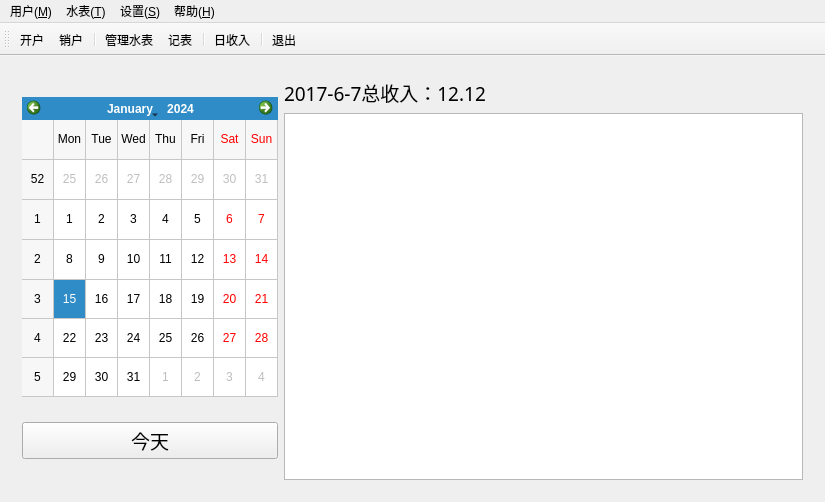
<?xml version="1.0" encoding="UTF-8"?>
<ui version="4.0">
 <class>MainWindow</class>
 <widget class="QMainWindow" name="MainWindow">
  <property name="geometry">
   <rect>
    <x>0</x>
    <y>0</y>
    <width>825</width>
    <height>502</height>
   </rect>
  </property>
  <property name="windowTitle">
   <string>山西大学大东关校区水费管理系统</string>
  </property>
  <property name="windowIcon">
   <iconset resource="source.qrc">
    <normaloff>:/img/image/water.png</normaloff>:/img/image/water.png</iconset>
  </property>
  <widget class="QWidget" name="centralWidget">
   <layout class="QGridLayout" name="gridLayout_10">
    <item row="0" column="0">
     <widget class="QStackedWidget" name="pages">
      <property name="layoutDirection">
       <enum>Qt::LeftToRight</enum>
      </property>
      <property name="autoFillBackground">
       <bool>false</bool>
      </property>
      <property name="currentIndex">
       <number>4</number>
      </property>
      <widget class="QWidget" name="welcomePage">
       <layout class="QGridLayout" name="gridLayout_5">
        <item row="0" column="0">
         <widget class="QLabel" name="label_6">
          <property name="text">
           <string/>
          </property>
          <property name="pixmap">
           <pixmap resource="source.qrc">:/img/image/water.png</pixmap>
          </property>
          <property name="alignment">
           <set>Qt::AlignCenter</set>
          </property>
         </widget>
        </item>
        <item row="1" column="0">
         <widget class="QLabel" name="label_5">
          <property name="font">
           <font>
            <family>宋体</family>
            <pointsize>20</pointsize>
            <weight>75</weight>
            <bold>true</bold>
           </font>
          </property>
          <property name="text">
           <string>欢迎来到山西大学大东关校区水费管理系统！</string>
          </property>
          <property name="alignment">
           <set>Qt::AlignHCenter|Qt::AlignTop</set>
          </property>
         </widget>
        </item>
       </layout>
      </widget>
      <widget class="QWidget" name="addUserPage">
       <layout class="QGridLayout" name="gridLayout_9">
        <item row="2" column="1">
         <widget class="QGroupBox" name="groupBox_4">
          <property name="font">
           <font>
            <family>微软雅黑</family>
            <pointsize>12</pointsize>
           </font>
          </property>
          <property name="title">
           <string/>
          </property>
          <property name="flat">
           <bool>true</bool>
          </property>
          <layout class="QGridLayout" name="gridLayout_4">
           <item row="0" column="1">
            <widget class="QLineEdit" name="editAddUserName">
             <property name="font">
              <font>
               <family>微软雅黑</family>
               <pointsize>12</pointsize>
              </font>
             </property>
             <property name="text">
              <string/>
             </property>
             <property name="clearButtonEnabled">
              <bool>true</bool>
             </property>
            </widget>
           </item>
           <item row="3" column="1">
            <widget class="QComboBox" name="cbAddUserFloor"/>
           </item>
           <item row="0" column="0">
            <widget class="QLabel" name="label_4">
             <property name="font">
              <font>
               <family>微软雅黑</family>
               <pointsize>12</pointsize>
              </font>
             </property>
             <property name="text">
              <string>户主：</string>
             </property>
            </widget>
           </item>
           <item row="3" column="0">
            <widget class="QLabel" name="label_7">
             <property name="font">
              <font>
               <family>微软雅黑</family>
               <pointsize>12</pointsize>
              </font>
             </property>
             <property name="text">
              <string>楼栋： </string>
             </property>
            </widget>
           </item>
           <item row="5" column="1">
            <widget class="QComboBox" name="cbAddUserNumber1"/>
           </item>
           <item row="4" column="1">
            <widget class="QComboBox" name="cbAddUserUnit"/>
           </item>
           <item row="5" column="0">
            <widget class="QLabel" name="label_17">
             <property name="font">
              <font>
               <family>微软雅黑</family>
               <pointsize>12</pointsize>
              </font>
             </property>
             <property name="text">
              <string>门牌1：</string>
             </property>
            </widget>
           </item>
           <item row="6" column="0">
            <widget class="QLabel" name="label_18">
             <property name="font">
              <font>
               <family>微软雅黑</family>
               <pointsize>12</pointsize>
              </font>
             </property>
             <property name="text">
              <string>门牌2：</string>
             </property>
            </widget>
           </item>
           <item row="4" column="0">
            <widget class="QLabel" name="label_8">
             <property name="font">
              <font>
               <family>微软雅黑</family>
               <pointsize>12</pointsize>
              </font>
             </property>
             <property name="text">
              <string>单元：</string>
             </property>
            </widget>
           </item>
           <item row="6" column="1">
            <widget class="QComboBox" name="cbAddUserNumber2">
             <item>
              <property name="text">
               <string>无</string>
              </property>
             </item>
            </widget>
           </item>
           <item row="1" column="1">
            <layout class="QHBoxLayout" name="horizontalLayout_2">
             <item>
              <widget class="QRadioButton" name="rbAddUserNormal">
               <property name="text">
                <string>普通用户</string>
               </property>
               <property name="checked">
                <bool>true</bool>
               </property>
              </widget>
             </item>
             <item>
              <widget class="QRadioButton" name="rbAddUserMerchant">
               <property name="text">
                <string>商户</string>
               </property>
              </widget>
             </item>
            </layout>
           </item>
          </layout>
         </widget>
        </item>
        <item row="0" column="1">
         <spacer name="verticalSpacer">
          <property name="orientation">
           <enum>Qt::Vertical</enum>
          </property>
          <property name="sizeHint" stdset="0">
           <size>
            <width>20</width>
            <height>40</height>
           </size>
          </property>
         </spacer>
        </item>
        <item row="3" column="1">
         <widget class="QPushButton" name="btnAddUserSubmit">
          <property name="font">
           <font>
            <family>微软雅黑</family>
            <pointsize>14</pointsize>
           </font>
          </property>
          <property name="text">
           <string>提交</string>
          </property>
         </widget>
        </item>
        <item row="2" column="0">
         <spacer name="horizontalSpacer">
          <property name="orientation">
           <enum>Qt::Horizontal</enum>
          </property>
          <property name="sizeHint" stdset="0">
           <size>
            <width>40</width>
            <height>20</height>
           </size>
          </property>
         </spacer>
        </item>
        <item row="2" column="2">
         <spacer name="horizontalSpacer_2">
          <property name="orientation">
           <enum>Qt::Horizontal</enum>
          </property>
          <property name="sizeHint" stdset="0">
           <size>
            <width>40</width>
            <height>20</height>
           </size>
          </property>
         </spacer>
        </item>
        <item row="4" column="1">
         <spacer name="verticalSpacer_2">
          <property name="orientation">
           <enum>Qt::Vertical</enum>
          </property>
          <property name="sizeHint" stdset="0">
           <size>
            <width>20</width>
            <height>40</height>
           </size>
          </property>
         </spacer>
        </item>
        <item row="1" column="1">
         <widget class="QLabel" name="label">
          <property name="font">
           <font>
            <family>微软雅黑</family>
            <pointsize>14</pointsize>
           </font>
          </property>
          <property name="text">
           <string>添加用户</string>
          </property>
          <property name="alignment">
           <set>Qt::AlignCenter</set>
          </property>
         </widget>
        </item>
       </layout>
      </widget>
      <widget class="QWidget" name="queryPage">
       <layout class="QGridLayout" name="gridLayout_8">
        <item row="0" column="0">
         <layout class="QHBoxLayout" name="horizontalLayout_3">
          <item>
           <widget class="QGroupBox" name="groupBox_3">
            <property name="font">
             <font>
              <family>微软雅黑</family>
              <pointsize>12</pointsize>
             </font>
            </property>
            <property name="title">
             <string>时间</string>
            </property>
            <layout class="QGridLayout" name="gridLayout_7">
             <item row="0" column="0">
              <widget class="QComboBox" name="cbQueryYear">
               <property name="font">
                <font>
                 <family>微软雅黑</family>
                 <pointsize>12</pointsize>
                </font>
               </property>
              </widget>
             </item>
             <item row="0" column="1">
              <widget class="QLabel" name="label_10">
               <property name="font">
                <font>
                 <family>微软雅黑</family>
                 <pointsize>12</pointsize>
                </font>
               </property>
               <property name="text">
                <string>年</string>
               </property>
              </widget>
             </item>
            </layout>
           </widget>
          </item>
          <item>
           <widget class="QGroupBox" name="gbQueryPolicy">
            <property name="font">
             <font>
              <family>微软雅黑</family>
              <pointsize>12</pointsize>
             </font>
            </property>
            <property name="title">
             <string>查询依据</string>
            </property>
            <property name="checkable">
             <bool>true</bool>
            </property>
            <property name="checked">
             <bool>false</bool>
            </property>
            <layout class="QGridLayout" name="gridLayout_3">
             <item row="0" column="0">
              <layout class="QHBoxLayout" name="horizontalLayout_4">
               <item>
                <widget class="QRadioButton" name="rbQueryByAddress">
                 <property name="font">
                  <font>
                   <family>微软雅黑</family>
                   <pointsize>12</pointsize>
                  </font>
                 </property>
                 <property name="text">
                  <string>地址</string>
                 </property>
                 <property name="checked">
                  <bool>true</bool>
                 </property>
                </widget>
               </item>
               <item>
                <widget class="QComboBox" name="cbQueryFloor">
                 <property name="font">
                  <font>
                   <family>微软雅黑</family>
                   <pointsize>12</pointsize>
                  </font>
                 </property>
                </widget>
               </item>
               <item>
                <widget class="QLabel" name="label_12">
                 <property name="font">
                  <font>
                   <family>微软雅黑</family>
                   <pointsize>12</pointsize>
                  </font>
                 </property>
                 <property name="text">
                  <string>栋</string>
                 </property>
                </widget>
               </item>
               <item>
                <widget class="QComboBox" name="cbQueryUnit">
                 <property name="font">
                  <font>
                   <family>微软雅黑</family>
                   <pointsize>12</pointsize>
                  </font>
                 </property>
                </widget>
               </item>
               <item>
                <widget class="QLabel" name="label_13">
                 <property name="font">
                  <font>
                   <family>微软雅黑</family>
                   <pointsize>12</pointsize>
                  </font>
                 </property>
                 <property name="text">
                  <string>单元</string>
                 </property>
                </widget>
               </item>
               <item>
                <widget class="QComboBox" name="cbQueryNumber">
                 <property name="font">
                  <font>
                   <family>微软雅黑</family>
                   <pointsize>12</pointsize>
                  </font>
                 </property>
                </widget>
               </item>
               <item>
                <widget class="QLabel" name="label_14">
                 <property name="font">
                  <font>
                   <family>微软雅黑</family>
                   <pointsize>12</pointsize>
                  </font>
                 </property>
                 <property name="text">
                  <string>号</string>
                 </property>
                </widget>
               </item>
              </layout>
             </item>
             <item row="1" column="0">
              <layout class="QHBoxLayout" name="horizontalLayout_6">
               <item>
                <widget class="QRadioButton" name="rbQueryByName">
                 <property name="font">
                  <font>
                   <family>微软雅黑</family>
                   <pointsize>12</pointsize>
                  </font>
                 </property>
                 <property name="text">
                  <string>户主</string>
                 </property>
                </widget>
               </item>
               <item>
                <widget class="QLineEdit" name="editQueryName">
                 <property name="enabled">
                  <bool>false</bool>
                 </property>
                 <property name="font">
                  <font>
                   <family>微软雅黑</family>
                   <pointsize>12</pointsize>
                  </font>
                 </property>
                 <property name="clearButtonEnabled">
                  <bool>true</bool>
                 </property>
                </widget>
               </item>
              </layout>
             </item>
            </layout>
           </widget>
          </item>
          <item>
           <widget class="QGroupBox" name="gbQueryPay">
            <property name="enabled">
             <bool>false</bool>
            </property>
            <property name="font">
             <font>
              <family>微软雅黑</family>
              <pointsize>12</pointsize>
             </font>
            </property>
            <property name="title">
             <string>缴费</string>
            </property>
            <property name="flat">
             <bool>false</bool>
            </property>
            <property name="checkable">
             <bool>true</bool>
            </property>
            <property name="checked">
             <bool>false</bool>
            </property>
            <layout class="QGridLayout" name="gridLayout_6">
             <item row="0" column="0">
              <widget class="QRadioButton" name="rbQueryPay">
               <property name="font">
                <font>
                 <family>微软雅黑</family>
                 <pointsize>12</pointsize>
                </font>
               </property>
               <property name="text">
                <string>是</string>
               </property>
               <property name="checked">
                <bool>true</bool>
               </property>
              </widget>
             </item>
             <item row="1" column="0">
              <widget class="QRadioButton" name="rbQueryNotPay">
               <property name="font">
                <font>
                 <family>微软雅黑</family>
                 <pointsize>12</pointsize>
                </font>
               </property>
               <property name="text">
                <string>否</string>
               </property>
              </widget>
             </item>
            </layout>
           </widget>
          </item>
          <item>
           <widget class="QPushButton" name="btnQuery">
            <property name="sizePolicy">
             <sizepolicy hsizetype="Expanding" vsizetype="Preferred">
              <horstretch>0</horstretch>
              <verstretch>0</verstretch>
             </sizepolicy>
            </property>
            <property name="font">
             <font>
              <family>微软雅黑</family>
              <pointsize>14</pointsize>
             </font>
            </property>
            <property name="text">
             <string>查询</string>
            </property>
            <property name="icon">
             <iconset>
              <normaloff>:/img/image/query.png</normaloff>:/img/image/query.png</iconset>
            </property>
            <property name="iconSize">
             <size>
              <width>32</width>
              <height>32</height>
             </size>
            </property>
            <property name="checkable">
             <bool>false</bool>
            </property>
            <property name="autoDefault">
             <bool>false</bool>
            </property>
            <property name="default">
             <bool>false</bool>
            </property>
            <property name="flat">
             <bool>false</bool>
            </property>
           </widget>
          </item>
         </layout>
        </item>
        <item row="1" column="0">
         <widget class="QTableView" name="tabQuery"/>
        </item>
       </layout>
      </widget>
      <widget class="QWidget" name="helpPage">
       <layout class="QGridLayout" name="gridLayout_2">
        <item row="0" column="0">
         <widget class="QTextBrowser" name="textBrowser">
          <property name="frameShape">
           <enum>QFrame::Box</enum>
          </property>
          <property name="frameShadow">
           <enum>QFrame::Sunken</enum>
          </property>
          <property name="html">
           <string>&lt;!DOCTYPE HTML PUBLIC &quot;-//W3C//DTD HTML 4.0//EN&quot; &quot;http://www.w3.org/TR/REC-html40/strict.dtd&quot;&gt;
&lt;html&gt;&lt;head&gt;&lt;meta name=&quot;qrichtext&quot; content=&quot;1&quot; /&gt;&lt;style type=&quot;text/css&quot;&gt;
p, li { white-space: pre-wrap; }
&lt;/style&gt;&lt;/head&gt;&lt;body style=&quot; font-family:'SimSun'; font-size:9pt; font-weight:400; font-style:normal;&quot;&gt;
&lt;p style=&quot; margin-top:12px; margin-bottom:12px; margin-left:0px; margin-right:0px; -qt-block-indent:0; text-indent:0px;&quot;&gt;&lt;span style=&quot; font-size:20pt; font-weight:600;&quot;&gt;尊敬的用户，欢迎您使用水费及卫生费管理系统！&lt;/span&gt;&lt;/p&gt;
&lt;p style=&quot; margin-top:12px; margin-bottom:12px; margin-left:0px; margin-right:0px; -qt-block-indent:0; text-indent:0px;&quot;&gt;&lt;span style=&quot; font-size:16pt; font-weight:600;&quot;&gt;开户功能&lt;/span&gt;&lt;span style=&quot; font-size:16pt;&quot;&gt;：您可以在这里添加新用户，并指定地址，前提是不能和已有的用户地址重复。如果重复的话，您必须先解决这些冲突！&lt;/span&gt;&lt;/p&gt;
&lt;p align=&quot;justify&quot; style=&quot; margin-top:12px; margin-bottom:12px; margin-left:0px; margin-right:0px; -qt-block-indent:0; text-indent:0px;&quot;&gt;&lt;span style=&quot; font-size:16pt; font-weight:600;&quot;&gt;销户功能&lt;/span&gt;&lt;span style=&quot; font-size:16pt;&quot;&gt;：您可以删除任意用户，请注意和他相关联的任何信息都将被删除（包括：水表记录，缴费记录）。&lt;/span&gt;&lt;span style=&quot; font-size:16pt; color:#ff0000;&quot;&gt;删除后不可恢复，请慎重使用此功能！&lt;/span&gt;&lt;/p&gt;
&lt;p style=&quot; margin-top:12px; margin-bottom:12px; margin-left:0px; margin-right:0px; -qt-block-indent:0; text-indent:0px;&quot;&gt;&lt;span style=&quot; font-size:16pt; font-weight:600;&quot;&gt;水表管理&lt;/span&gt;&lt;span style=&quot; font-size:16pt;&quot;&gt;：您可以在这里轻松管理所有用户的水表。&lt;/span&gt;&lt;/p&gt;
&lt;p style=&quot; margin-top:12px; margin-bottom:12px; margin-left:0px; margin-right:0px; -qt-block-indent:0; text-indent:0px;&quot;&gt;&lt;span style=&quot; font-size:16pt; font-weight:600;&quot;&gt;查询功能&lt;/span&gt;&lt;span style=&quot; font-size:16pt;&quot;&gt;：您可以选择根据时间查询，根据地址或户主查询，根据是否缴费查询用户的各项纪录。&lt;/span&gt;&lt;/p&gt;
&lt;p style=&quot; margin-top:12px; margin-bottom:12px; margin-left:0px; margin-right:0px; -qt-block-indent:0; text-indent:0px;&quot;&gt;&lt;span style=&quot; font-size:16pt; font-weight:600;&quot;&gt;缴费功能&lt;/span&gt;&lt;span style=&quot; font-size:16pt;&quot;&gt;：你可以使用此功能轻松完成用户缴费。系统将自动打印凭证。&lt;/span&gt;&lt;/p&gt;
&lt;p style=&quot; margin-top:12px; margin-bottom:12px; margin-left:0px; margin-right:0px; -qt-block-indent:0; text-indent:0px;&quot;&gt;&lt;span style=&quot; font-size:16pt; font-weight:600;&quot;&gt;记录功能&lt;/span&gt;&lt;span style=&quot; font-size:16pt;&quot;&gt;：在这里，您可以录入用户的水表信息！&lt;/span&gt;&lt;/p&gt;
&lt;p style=&quot; margin-top:12px; margin-bottom:12px; margin-left:0px; margin-right:0px; -qt-block-indent:0; text-indent:0px;&quot;&gt;&lt;span style=&quot; font-size:16pt; font-weight:600;&quot;&gt;退出功能&lt;/span&gt;&lt;span style=&quot; font-size:16pt;&quot;&gt;：您可以使用此功能退出系统！&lt;/span&gt;&lt;/p&gt;&lt;/body&gt;&lt;/html&gt;</string>
          </property>
          <property name="openLinks">
           <bool>false</bool>
          </property>
         </widget>
        </item>
       </layout>
      </widget>
      <widget class="QWidget" name="incomePage">
       <layout class="QGridLayout" name="gridLayout">
        <item row="0" column="0">
         <layout class="QVBoxLayout" name="verticalLayout">
          <item>
           <widget class="QCalendarWidget" name="calendarIncome">
            <property name="maximumSize">
             <size>
              <width>256</width>
              <height>300</height>
             </size>
            </property>
            <property name="gridVisible">
             <bool>true</bool>
            </property>
            <property name="navigationBarVisible">
             <bool>true</bool>
            </property>
            <property name="dateEditEnabled">
             <bool>true</bool>
            </property>
           </widget>
          </item>
          <item>
           <widget class="QPushButton" name="btnTodayIncome">
            <property name="sizePolicy">
             <sizepolicy hsizetype="Minimum" vsizetype="Fixed">
              <horstretch>0</horstretch>
              <verstretch>0</verstretch>
             </sizepolicy>
            </property>
            <property name="font">
             <font>
              <family>微软雅黑</family>
              <pointsize>14</pointsize>
             </font>
            </property>
            <property name="text">
             <string>今天</string>
            </property>
           </widget>
          </item>
         </layout>
        </item>
        <item row="0" column="1">
         <layout class="QVBoxLayout" name="verticalLayout_2">
          <item>
           <widget class="QLabel" name="lblIncome">
            <property name="font">
             <font>
              <family>微软雅黑</family>
              <pointsize>14</pointsize>
             </font>
            </property>
            <property name="text">
             <string>2017-6-7总收入：12.12</string>
            </property>
            <property name="alignment">
             <set>Qt::AlignLeading|Qt::AlignLeft|Qt::AlignTop</set>
            </property>
           </widget>
          </item>
          <item>
           <widget class="QTableView" name="tabIncome"/>
          </item>
         </layout>
        </item>
       </layout>
      </widget>
     </widget>
    </item>
   </layout>
  </widget>
  <widget class="QMenuBar" name="menuBar">
   <property name="geometry">
    <rect>
     <x>0</x>
     <y>0</y>
     <width>825</width>
     <height>23</height>
    </rect>
   </property>
   <widget class="QMenu" name="menu_M">
    <property name="enabled">
     <bool>true</bool>
    </property>
    <property name="title">
     <string>用户(&amp;M)</string>
    </property>
    <addaction name="actionAddUser"/>
    <addaction name="actionDeleteUser"/>
    <addaction name="separator"/>
    <addaction name="actionincome"/>
    <addaction name="actionExit"/>
   </widget>
   <widget class="QMenu" name="menu_Q">
    <property name="title">
     <string>水表(&amp;T)</string>
    </property>
    <addaction name="actionManageMeter"/>
    <addaction name="actionRecord"/>
   </widget>
   <widget class="QMenu" name="menu_S">
    <property name="title">
     <string>设置(&amp;S)</string>
    </property>
    <addaction name="actionSetWaterRate"/>
    <addaction name="actionSetCleanRate"/>
   </widget>
   <widget class="QMenu" name="menu_H">
    <property name="title">
     <string>帮助(&amp;H)</string>
    </property>
    <addaction name="actionAbout"/>
    <addaction name="actionHelp"/>
   </widget>
   <addaction name="menu_M"/>
   <addaction name="menu_Q"/>
   <addaction name="menu_S"/>
   <addaction name="menu_H"/>
  </widget>
  <widget class="QToolBar" name="mainToolBar">
   <property name="iconSize">
    <size>
     <width>32</width>
     <height>32</height>
    </size>
   </property>
   <attribute name="toolBarArea">
    <enum>TopToolBarArea</enum>
   </attribute>
   <attribute name="toolBarBreak">
    <bool>false</bool>
   </attribute>
   <addaction name="actionAddUser"/>
   <addaction name="actionDeleteUser"/>
   <addaction name="separator"/>
   <addaction name="actionManageMeter"/>
   <addaction name="actionRecord"/>
   <addaction name="separator"/>
   <addaction name="actionincome"/>
   <addaction name="separator"/>
   <addaction name="actionExit"/>
  </widget>
  <action name="actionAddUser">
   <property name="icon">
    <iconset resource="source.qrc">
     <normaloff>:/img/image/addUser.png</normaloff>:/img/image/addUser.png</iconset>
   </property>
   <property name="text">
    <string>开户</string>
   </property>
   <property name="toolTip">
    <string>添加新用户</string>
   </property>
  </action>
  <action name="actionDeleteUser">
   <property name="icon">
    <iconset resource="source.qrc">
     <normaloff>:/img/image/delUser.png</normaloff>:/img/image/delUser.png</iconset>
   </property>
   <property name="text">
    <string>销户</string>
   </property>
  </action>
  <action name="actionSetWaterRate">
   <property name="icon">
    <iconset resource="source.qrc">
     <normaloff>:/img/image/water.png</normaloff>:/img/image/water.png</iconset>
   </property>
   <property name="text">
    <string>水费</string>
   </property>
   <property name="toolTip">
    <string>设置每度水的价格</string>
   </property>
  </action>
  <action name="actionExit">
   <property name="icon">
    <iconset resource="source.qrc">
     <normaloff>:/img/image/exit.png</normaloff>:/img/image/exit.png</iconset>
   </property>
   <property name="text">
    <string>退出</string>
   </property>
   <property name="toolTip">
    <string>退出系统</string>
   </property>
  </action>
  <action name="actionSetCleanRate">
   <property name="icon">
    <iconset resource="source.qrc">
     <normaloff>:/img/image/clean.png</normaloff>:/img/image/clean.png</iconset>
   </property>
   <property name="text">
    <string>卫生费</string>
   </property>
   <property name="toolTip">
    <string>设置每年的卫生费</string>
   </property>
  </action>
  <action name="actionAbout">
   <property name="icon">
    <iconset resource="source.qrc">
     <normaloff>:/img/image/water.png</normaloff>:/img/image/water.png</iconset>
   </property>
   <property name="text">
    <string>关于</string>
   </property>
  </action>
  <action name="actionHelp">
   <property name="icon">
    <iconset resource="source.qrc">
     <normaloff>:/img/image/help.png</normaloff>:/img/image/help.png</iconset>
   </property>
   <property name="text">
    <string>如何使用</string>
   </property>
   <property name="toolTip">
    <string>如何使用本系统</string>
   </property>
  </action>
  <action name="actionManageMeter">
   <property name="icon">
    <iconset resource="source.qrc">
     <normaloff>:/img/image/manageMeter.png</normaloff>:/img/image/manageMeter.png</iconset>
   </property>
   <property name="text">
    <string>管理水表</string>
   </property>
  </action>
  <action name="actionRecord">
   <property name="icon">
    <iconset resource="source.qrc">
     <normaloff>:/img/image/record.png</normaloff>:/img/image/record.png</iconset>
   </property>
   <property name="text">
    <string>记表</string>
   </property>
   <property name="toolTip">
    <string>记录水表</string>
   </property>
  </action>
  <action name="actionincome">
   <property name="icon">
    <iconset resource="source.qrc">
     <normaloff>:/img/image/income.png</normaloff>:/img/image/income.png</iconset>
   </property>
   <property name="text">
    <string>日收入</string>
   </property>
   <property name="toolTip">
    <string>日收入</string>
   </property>
  </action>
 </widget>
 <layoutdefault spacing="6" margin="11"/>
 <resources>
  <include location="source.qrc"/>
 </resources>
 <connections/>
</ui>
